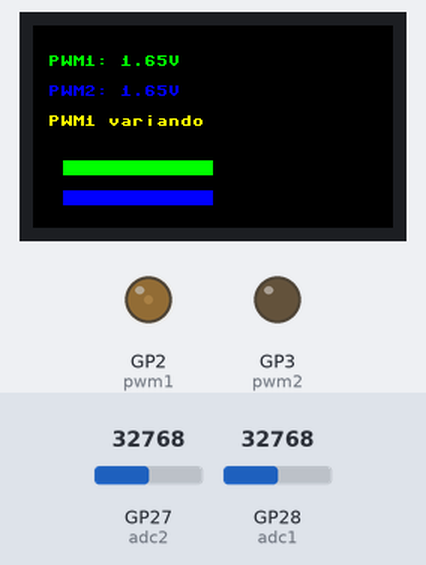
Bench run of a program on a simulated Raspberry Pi Pico running MicroPython. Parts: 240×135 colour display, output pins drawn as LEDs (lit = HIGH). The inputs (shaded band) are chosen by the test bench; at power-on: GP27 (adc2) = 32768, GP28 (adc1) = 32768 (analog values on the 0–65535 scale). Pins used as bus, display or sensor lines are not drawn.

Above: at 1.26 s.
1.3 s: GP27 (adc2) set to 45874
At 2.88 s:
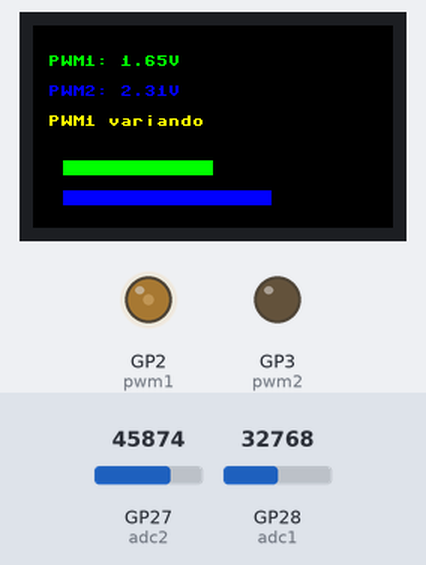
2.9 s: GP28 (adc1) set to 45874
At 5.67 s:
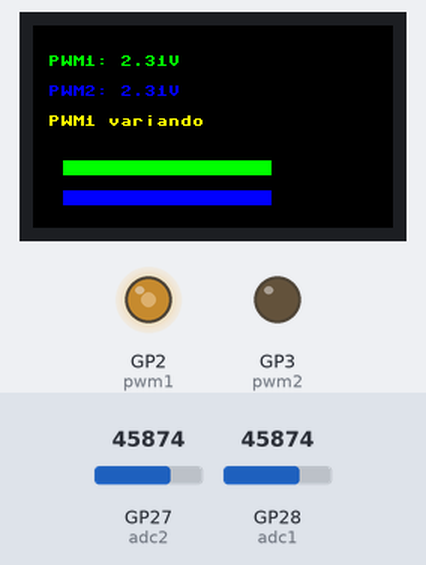
5.9 s: GP27 (adc2) set to 57670
At 8.47 s:
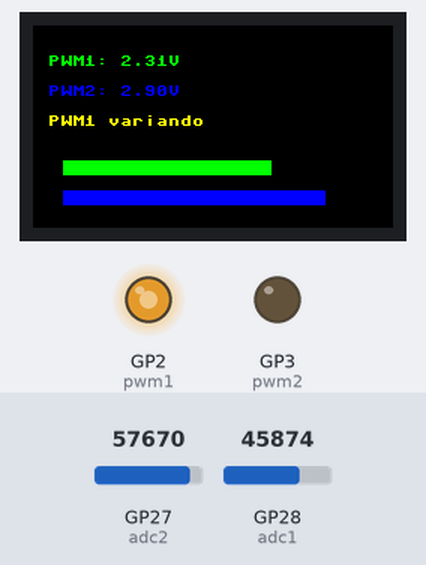
8.9 s: GP28 (adc1) set to 57670
At 11.21 s:
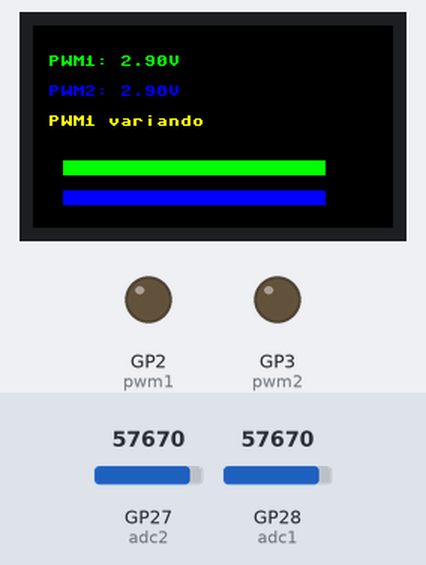
11.9 s: GP27 (adc2) set to 65535
At 12.05 s:
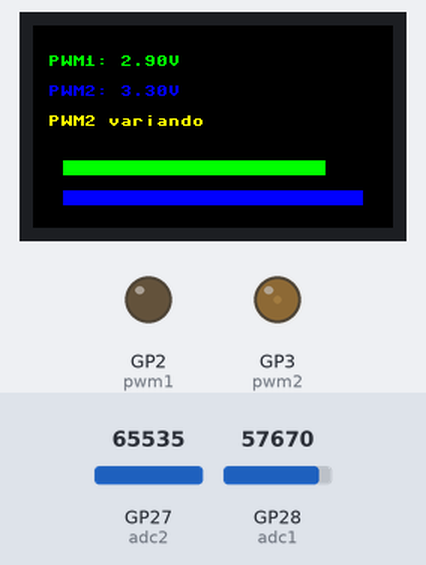
14.9 s: GP28 (adc1) set to 65535
At 15.07 s:
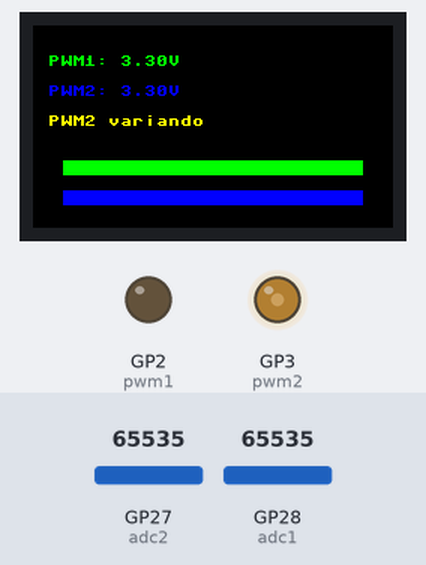
Timing chart, 0 to 18.9 s (numbered marks = the images above; inputs shaded):
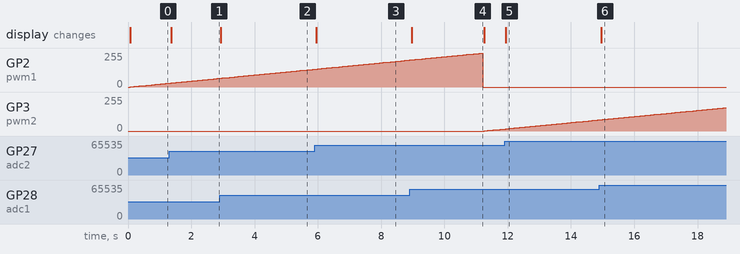

The program:

pwm_stream_simulator.py
```python
from machine import Pin, PWM, ADC, SPI
import time
import framebuf
import gc

BL = 13
DC = 8
RST = 12
MOSI = 11
SCK = 10
CS = 9

class LCD_1inch14(framebuf.FrameBuffer):
    def __init__(self):
        self.width = 240
        self.height = 135
        gc.collect()
        self.cs = Pin(CS,Pin.OUT)
        self.rst = Pin(RST,Pin.OUT)
        self.cs(1)
        self.spi = SPI(1,100000_000,polarity=0, phase=0,sck=Pin(SCK),mosi=Pin(MOSI),miso=None)
        self.dc = Pin(DC,Pin.OUT)
        self.dc(1)
        self.buffer = bytearray(self.height * self.width * 2)
        super().__init__(self.buffer, self.width, self.height, framebuf.RGB565)
        self.init_display()
    def write_cmd(self, cmd):
        self.cs(1); self.dc(0); self.cs(0)
        self.spi.write(bytearray([cmd]))
        self.cs(1)
    def write_data(self, buf):
        self.cs(1); self.dc(1); self.cs(0)
        self.spi.write(bytearray([buf]))
        self.cs(1)
    def init_display(self):
        for cmd, data in [
            (0x36, [0x70]), (0x3A, [0x05]), (0xB2, [0x0C,0x0C,0x00,0x33,0x33]),
            (0xB7, [0x35]), (0xBB, [0x19]), (0xC0, [0x2C]), (0xC2, [0x01]),
            (0xC3, [0x12]), (0xC4, [0x20]), (0xC6, [0x0F]), (0xD0, [0xA4,0xA1]),
            (0xE0, [0xD0,0x04,0x0D,0x11,0x13,0x2B,0x3F,0x54,0x4C,0x18,0x0D,0x0B,0x1F,0x23]),
            (0xE1, [0xD0,0x04,0x0C,0x11,0x13,0x2C,0x3F,0x44,0x51,0x2F,0x1F,0x1F,0x20,0x23]),
            (0x21, []), (0x11, []), (0x29, [])
        ]:
            self.write_cmd(cmd)
            for d in data: self.write_data(d)
    def show(self):
        self.write_cmd(0x2A); self.write_data(0x00); self.write_data(0x28)
        self.write_data(0x01); self.write_data(0x17)
        self.write_cmd(0x2B); self.write_data(0x00); self.write_data(0x35)
        self.write_data(0x00); self.write_data(0xBB)
        self.write_cmd(0x2C)
        self.cs(1); self.dc(1); self.cs(0)
        self.spi.write(self.buffer)
        self.cs(1)

def colour(R,G,B):
    return (((G&0b00011100)<<3) +((B&0b11111000)>>3)<<8) + (R&0b11111000)+((G&0b11100000)>>5)

class DualPWMDemo:
    def __init__(self):
        self.pwm1 = PWM(Pin(2, Pin.OUT))
        self.pwm2 = PWM(Pin(3, Pin.OUT))
        self.adc1 = ADC(2)  # GPIO28
        self.adc2 = ADC(1)  # GPIO27
        self.pwm1.freq(50)
        self.pwm2.freq(50)
        self.lcd = LCD_1inch14()
        self.lcd.fill(colour(0,0,0))
        self.lcd.show()

    def run(self):
        steps = 200
        delay = 40  # ms
        while True:
            # PWM1 sobe de 0% a 100%, PWM2 em 0%
            for i in range(steps):
                duty1 = int((i/steps)*65535)
                self.pwm1.duty_u16(duty1)
                self.pwm2.duty_u16(0)
                time.sleep_ms(delay)
                val1 = self.adc1.read_u16() * 3.3 / 65535
                val2 = self.adc2.read_u16() * 3.3 / 65535
                self.display(val1, val2, "PWM1 variando")
            # PWM2 sobe de 0% a 100%, PWM1 em 0%
            for i in range(steps):
                duty2 = int((i/steps)*65535)
                self.pwm1.duty_u16(0)
                self.pwm2.duty_u16(duty2)
                time.sleep_ms(delay)
                val1 = self.adc1.read_u16() * 3.3 / 65535
                val2 = self.adc2.read_u16() * 3.3 / 65535
                self.display(val1, val2, "PWM2 variando")

    def display(self, val1, val2, status):
        self.lcd.fill(colour(0,0,0))
        self.lcd.text(f"PWM1: {val1:.2f}V", 10, 20, colour(0,255,0))
        self.lcd.text(f"PWM2: {val2:.2f}V", 10, 40, colour(0,0,255))
        self.lcd.text(status, 10, 60, colour(255,255,0))
        bar1 = int((val1/3.3)*200)
        bar2 = int((val2/3.3)*200)
        self.lcd.fill_rect(20, 90, bar1, 10, colour(0,255,0))
        self.lcd.fill_rect(20, 110, bar2, 10, colour(0,0,255))
        self.lcd.show()

def main():
    demo = DualPWMDemo()
    demo.run()

if __name__ == "__main__":
    main() 
```

Measured:
- after the input at 1.3 s, the display: changes after 0.06 s (image 1)
- after the input at 2.9 s, the display: changes at once (image 2)
- after the input at 5.9 s, the display: changes after 0.05 s (image 3)
- after the input at 8.9 s, the display: changes after 0.07 s (image 4)
- after the input at 11.9 s, the display: changes at once (image 5)
- after the input at 14.9 s, the display: changes after 0.05 s (image 6)
- by itself, GP2 (pwm1): rises from 201/255 to 254/255 in 2.2 s, then falls to 0/255 in 0.06 s
